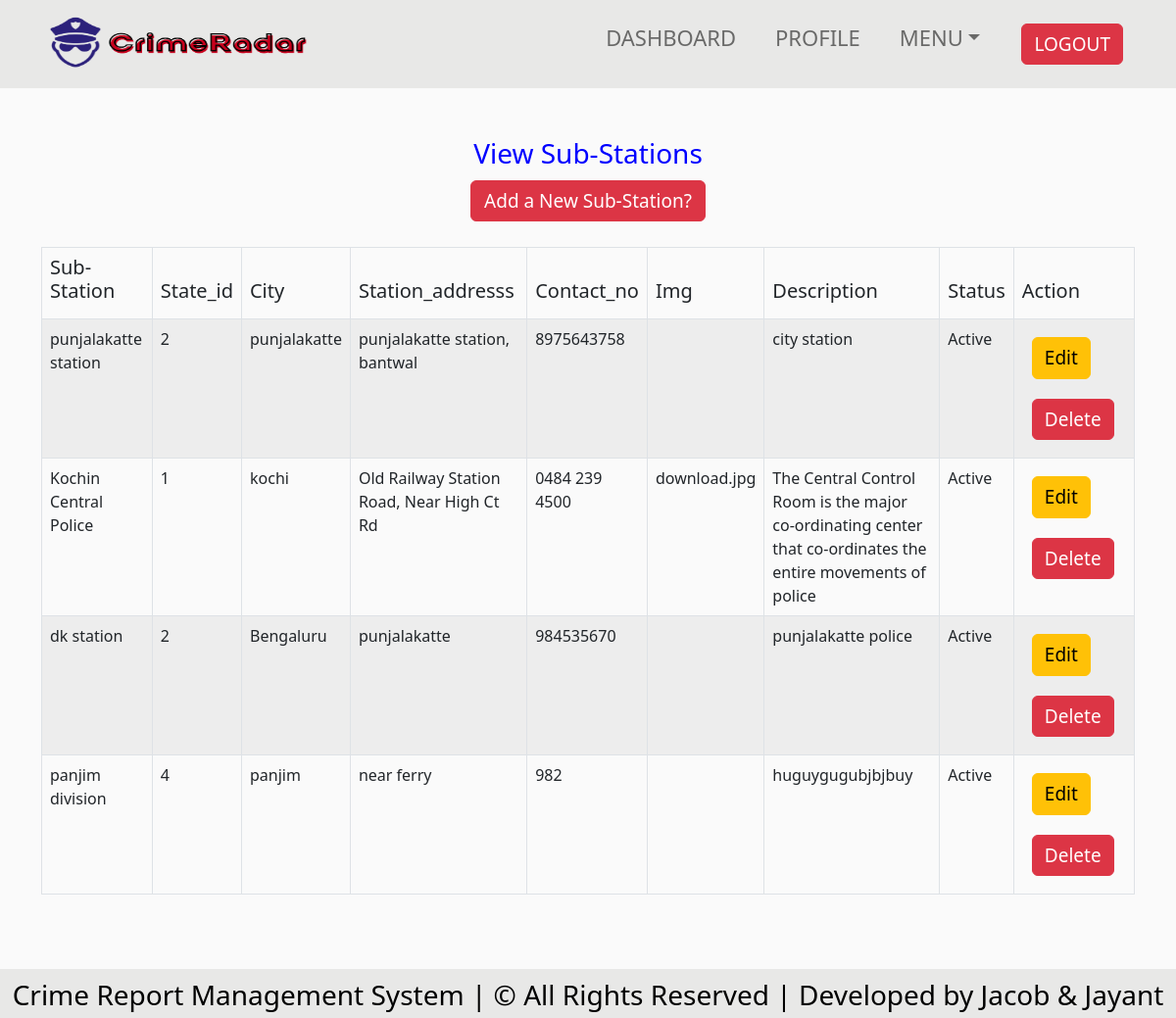
Screenshot of /viewsubstation.php (signed in) with the database file from the repository.
### tables this page shows
CREATE TABLE `substation` (
  `substation_id` int(10) NOT NULL,
  `substation_name` varchar(100) NOT NULL,
  `station_id` int(10) NOT NULL,
  `city` varchar(100) NOT NULL,
  `substation_addresss` text NOT NULL,
  `contact_no` varchar(15) NOT NULL,
  `img` varchar(100) NOT NULL,
  `description` text NOT NULL,
  `status` varchar(10) NOT NULL
);

### viewsubstation.php (the view, shortened to what this page needs)
<?php
include("connect.php");
?>
<!doctype html>
<html lang="en">
  <head>
    <link href="https://cdn.jsdelivr.net/npm/bootstrap@5.2.3/dist/css/bootstrap.min.css" rel="stylesheet">
    <link rel="stylesheet" href="style.css">
</head>
  <body>
  <header>
  <nav class="navbar navbar-expand-lg ">
            <div class="container-fluid">
                <a class="navbar-brand" href="#">
                    <img class="x" src="logo.png" alt="Bootstrap" width="300" height="75">
                </a>
                <div class="collapse navbar-collapse justify-content-end" id="navbarTogglerDemo02">
                    <ul class="navbar-nav ms-auto" >
                            <li class="nav-item"><a class="nav-link" href="admindashboard.php">DASHBOARD</a></li>
                            <li class="nav-item"><a class="nav-link" href="copprofile.php">PROFILE</a></li>
                            <li class="nav-item dropdown">
          <a class="nav-link dropdown-toggle" href="#" role="button" data-bs-toggle="dropdown" aria-expanded="false">MENU</a>
        </li>
                            <li class="nav-item"><a class="btn btn-danger" href="logout.php">LOGOUT</a></li>
                    </ul>
                </div>
            </div>
        </nav>
    </header>
    <section class="pad50" style="background-color: rgba(250, 250, 250, 1);">
            <div class="container">
                <div class="row">
                    <div class="col-md-12">
                        <div class="text-section">
<h3 class="underline"><span>View Sub-Stations<br><a href='addsubstation.php' class='btn btn-danger' style='width: 240px;'>Add a New Sub-Station?</a><br></span></h3>
<p class="mb30">
<table id="datatable"  class="table table-striped table-bordered">
	<thead>
		<tr>
			<th><h5>Sub-Station</h5></th>
			<th><h5>State_id</h5></th>
			<th><h5>City</h5></th>
			<th><h5>Station_addresss</h5></th>
			<th><h5>Contact_no</h5></th>
			<th><h5>Img</h5></th>
			<th><h5>Description</h5></th>
			<th><h5>Status</h5></th>
			<th><h5>Action</h5></th>
		</tr>
	</thead>
	<tbody>
		<?php
		$sql = "SELECT * FROM substation";
		$qsql = mysqli_query($con,$sql);
		while($rs = mysqli_fetch_array($qsql))
		{
			echo "<tr>
						<td>$rs[substation_name]</td>
						<td>$rs[station_id]</td>
						<td>$rs[city]</td>
						<td>$rs[substation_addresss]</td>
						<td>$rs[contact_no]</td>
						<td>$rs[img]</td>
						<td>$rs[description]</td>
						<td>$rs[status]</td>
						<td>
			<a href='addsubstation.php?editid=$rs[substation_id]' class='btn btn-warning'>Edit</a>
            <a href='viewsubstation.php?delid=$rs[substation_id]'onclick='return confirmdel()' class='btn btn-danger'>Delete</a>
			</td>
				</tr>";
		}
	?>
	</tbody>
</table>
</p>
                        </div>
                    </div>
                </div>
            </div>
        </section>
<footer>
            <h3 class="footer_text">Crime Report Management System | © All Rights Reserved | Developed by Jacob & Jayant </h3>
        </footer>
    </body>
</html>

### style.css (style rules this page uses)
* { box-sizing: border-box; padding: 0; margin: 0; }
nav { background-color:#e8e8e7; height: 90px; top:0; width: 100%; color: black; }
.x { margin-left: 22px; }
.navbar-nav { float: right; margin-right: 20px; color: black; font-size: 22px; }
.navbar-nav li { display: inline-block; margin: 0 12px; }
body { background-image: linear-gradient(to bottom right, rgb(0, 0, 0), rgba(44, 29, 17, 0.747)); height:100%; width: 100%; color: white; padding: 0; }
.container { padding-top:50px; padding-bottom: 60px; margin:auto auto; }
.btn { margin:10px; font-size:19px; }
footer { background-color:#e8e8e7 ; height: 50px; width: 100%; }
.footer_text { text-align: center; color:black; top: 20%; position: relative; }
.underline { color: blue; text-align:center; }

### rows the page displays
substation: substation_name "punjalakatte station", station "2", city "punjalakatte", substation_addresss "punjalakatte station, bantwal", contact_no "8975643758", description "city station", status "Active"
substation: substation_name "Kochin Central Police", station "1", city "kochi", substation_addresss "Old Railway Station Road, Near High Ct Rd", contact_no "0484 239 4500", img "download.jpg", description "The Central Control Room is the major co-ordinating center that co-ordinates the entire movements of police", status "Active"
substation: substation_name "dk station", station "2", city "Bengaluru", substation_addresss "punjalakatte", contact_no "984535670", description "punjalakatte police", status "Active"
substation: substation_name "panjim division", station "4", city "panjim", substation_addresss "near ferry", contact_no "982", description "huguygugubjbjbuy", status "Active"
